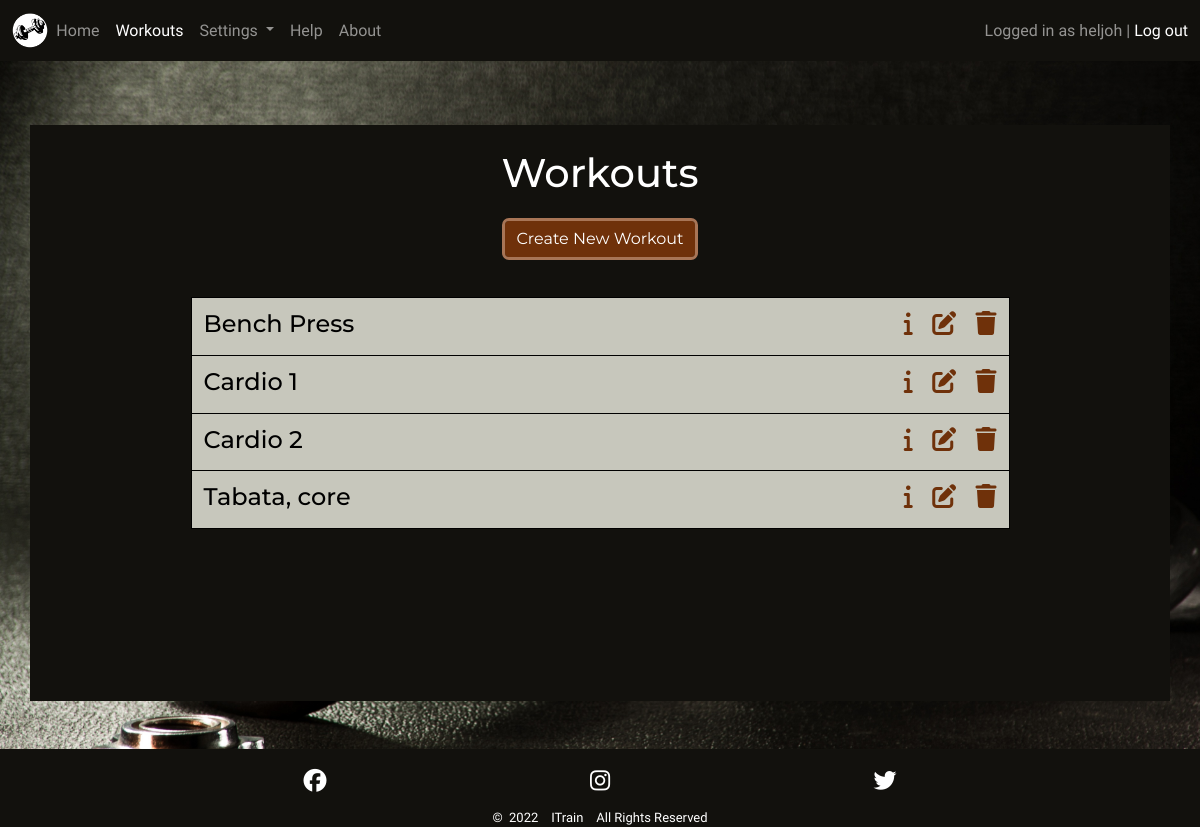
Page /workouts/ (signed in) on the committed database.
### main/models.py (models this page shows, shortened)
class Workout(models.Model):
    name = models.CharField(max_length=30, unique=True, null=False,
                            blank=False,
                            error_messages={'unique':
                                            'The Workout name is not unique'})
    created_by = models.ForeignKey(User, on_delete=models.CASCADE)
    description = models.TextField(max_length=200, blank=True)
    class Meta:
        ordering = ['name']

### main/views.py (the view)
# urls.py: path('workouts/', WorkoutList.as_view(), name='workouts'),
class WorkoutList(generic.ListView):
    model = Workout
    template_name = 'main/workouts.html'
    paginate_by = 50
    def get_queryset(self):
        queryset = super().get_queryset()
        filter = [self.request.user.username, "itrainadmin"]
        queryset = queryset.filter(created_by__username__in=filter)
        return queryset

### main/templates/main/workouts.html (shortened to what this page needs)
{% extends 'base.html' %}
{% load static %}
{% block content %}
<div class="jumbotron container p1 p-sm-2 mt-md-3">
  {% if user.is_authenticated %}
  <div class="jumbotron-head justify-content-center text-center mt-3">
    <h1 class="mb-4">Workouts</h1>
    <a href="{% url 'create_workout'%}">
      <button type="button" class="btn btn-primary" aria-label="Create Workout">Create New Workout</button>
    </a>
  </div>
  <div class="container-md content-list-container p-sm-4 mt-3 gy-4 dark-clr">
    <div class="row session-workout content-list row-cols-1">
      {% for workout in workout_list %}
      <div class="col col-sm-6 col-md-9 grid-col2">
        <h4>{{ workout.name }}</h4>
      </div>
      <div class="col col-sm-6 col-md-3 grid-col2 list-icons">
        <h4 class="float-start float-sm-end">
          <a class="med-dark-clr" data-bs-toggle="collapse" href="#collapseWorkout{{ workout.id }}"
            aria-expanded="false" aria-controls="collapseWorkout{{ workout.id }}" aria-label="Workout Info">
            <i class="fa-solid fa-info"></i></a>&nbsp;&nbsp;
          {% if user.username == workout.created_by.username %}
          <a class="med-dark-clr" href="{% url 'edit_workout' workout.id %}" aria-label="Edit Workout">
            <i class="fa-solid fa-edit"></i></a>&nbsp;&nbsp;
          <a class="med-dark-clr" href="#delete-workout-{{ workout.id }}" data-bs-toggle="modal"
            aria-label="Delete Workout">
            <i class="fa-solid fa-trash"></i>
          </a>
          {% endif %}
        </h4>
      </div>
      {% empty %}
      <div class="col grid-col2 pt-3">
        <h4>You have no workouts to show</h4>
      </div>
      {% endfor %}
    </div>
  </div>
  {% endif %}
</div>
{% endblock %}

### templates/base.html (shortened to what this page needs)
{% load static %}
<!DOCTYPE html>
<html lang="en">
<head>
    <link href="https://cdn.jsdelivr.net/npm/bootstrap@5.1.3/dist/css/bootstrap.min.css" rel="stylesheet"
>
    <link rel="stylesheet" href="{% static 'css/style.css' %}">
</head>
<body class="flex">
    <header class="flex primary-header">
        <nav class="navbar navbar-expand-lg navbar-dark">
            <div class="container-fluid">
                <a class="navbar-brand me-0" href="{% url 'home' %}" aria-label="Go to Home">
                    <img class="icon" src="{% static 'images/nav_icon.png' %}" alt="Itrain Icon">
                </a>
                <div class="collapse navbar-collapse" id="navbarToggler">
                    <ul class="navbar-nav me-auto mb-2 mb-lg-0">
                        <li class="nav-item">
                            <a class="nav-link {% if 'home' in request.path %} active {% endif %}"
                                href="{% url 'home' %}" aria-label="Go to Home">Home</a>
                        </li>
                        {% if user.is_authenticated %}
                        <li class="nav-item">
                            <a class="nav-link {% if 'workout' in request.path %} active {% endif %}"
                                href="{% url 'workouts' %}" aria-label="Go to Workouts">Workouts</a>
                        </li>
                        <li class="nav-item dropdown">
                            <a class="nav-link dropdown-toggle {% if 'settings' in request.path %} active {% endif %}"
                                href="#" id="navbarScrollingDropdown" role="button" data-bs-toggle="dropdown"
                                aria-expanded="false" aria-label="Open settings">
                                Settings
                            </a>
                        </li>
                        <li class="nav-item">
                            <a class="nav-link {% if 'help' in request.path %} active {% endif %}"
                                href="#" aria-label="Go to Workouts">Help</a>
                        </li>
                        {% endif %}
                        <li class="nav-item">
                            <a class="nav-link {% if 'about' in request.path %} active {% endif %}"
                            href="{% url 'about' %}" aria-label="Go to About">About</a>
                        </li>
                    </ul>
                    {% if user.is_authenticated %}
                    <span class="navbar-text">
                        Logged in as {{ user.username }}&nbsp;|&nbsp;<a href="{% url 'logout' %}"
                            aria-label="Go to Log out">Log out</a>
                    </span>
                    {% else %}
                    <span class="navbar-text">
                        <a href="{% url 'login' %}" aria-label="Go to Sign up">Log in / Sign up</a>
                    </span>
                    {% endif %}
                </div>
            </div>
        </nav>
    </header>
    <section class="mt-sm-5 mb-sm-5">
        {% block content %}
        {% endblock %}
    </section>
    <footer>
        <div class="container">
            <div class="row justify-content-center">
                <div class="col-md-9 text-center mt-3">
                    <div class="row mb-2 social-links">
                        <div class="col-4">
                            <a href="https://www.facebook.com/" target="_blank" rel="noopener"
                                aria-label="Link to ITrain's Facebook page"><span><i
                                        class="fa-brands fa-facebook light-clr"></i></span></a>
                        </div>
                        <div class="col-4">
                            <a href="https://www.instagram.com/" target="_blank" rel="noopener"
                                aria-label="Link to ITrain's Instagram page"><span><i
                                        class="fa-brands fa-instagram light-clr"></i></span></a>
                        </div>
                        <div class="col-4">
                            <a href="https://www.twitter.com/" target="_blank" rel="noopener"
                                aria-label="Link to ITrain's Twitter page"><span><i
                                        class="fa-brands fa-twitter light-clr"></i></span></a>
                        </div>
                    </div>
                </div>
                <div class="copyright col-md-9 text-center">
                    <p class="mb-0">&copy;&nbsp; 2022 &nbsp;&nbsp; ITrain &nbsp;&nbsp; All Rights
                        Reserved</p>
                </div>
            </div>
        </div>
    </footer>
</body>
</html>

### static/css/style.css (style rules this page uses)
body { font-family: 'IM Fell English', serif; color: white; min-height: 100vh; display: flex; flex-direction: column; justify-content: flex-start; background: url('../images/dumbbell.jpg'); overflow-x: hidden; -webkit-background-size: cover; -moz-background-size: cover; -o-background-size: cover; background-size: cover; }
.dark-clr { color: black; }
.light-clr { color: white; }
.med-dark-clr { color: #6F310A; }
a { text-decoration: none; }
.btn { outline: solid #A87556; color: white; background-color: #6F310A; border: none; box-shadow: 0 0 0 0; }
section { color: black; font-family: 'Montserrat', sans-serif; min-height: 70%; min-height: -webkit-calc(100% - 186px); min-height: -moz-calc(100% - 186px); min-height: calc(100% - 186px); }
.navbar { background-color: #12110D; }
.icon { height: 35px; }
footer { background-color: #12110D; margin-top: auto; }
.social-links a { font-size: 23px; }
.copyright { font-size: small; }
.jumbotron { background-color: #12110D; color: white; height: 72vh; overflow: auto; }
.content-list-container { width: 75%; }
.content-list { background-color: #C7C7BC; border: solid 1px black; }
ul { height: 100%; padding: 0px 5px 0px 20px; padding-inline-start: 5px; }
li { list-style-type: none; margin: 0; padding: 0; }
.session-workout { margin-bottom: 1.5rem; }
.grid-col2 { padding-top: 0.75rem; padding-bottom: 0.5rem; }
.session-workout .grid-col2 { border-top: solid 1px black; }
.session-workout .grid-col2:first-of-type, .session-workout .grid-col2:nth-of-type(2) { border-top: none; }

### rows in the picture
Workout: name "Bench Press"
Workout: name "Cardio 1"
Workout: name "Cardio 2"
Workout: name "Tabata, core"

### other values in the picture
{{ user.username }} "heljoh"
